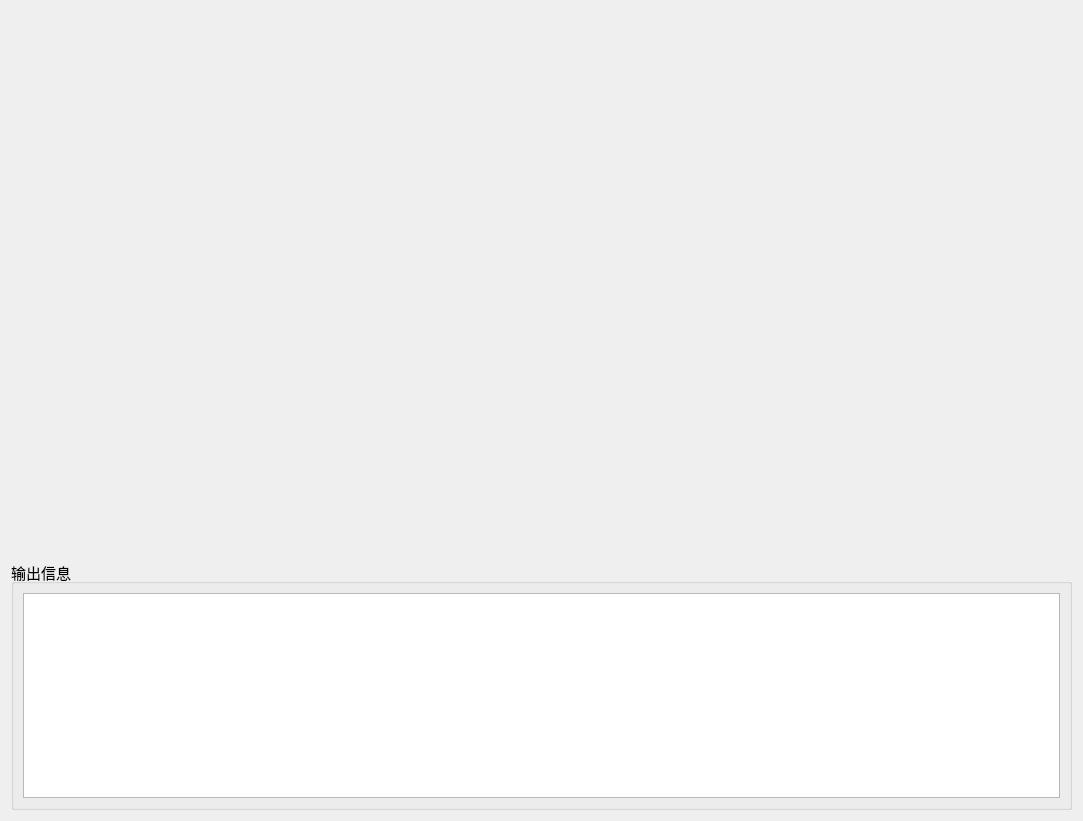
<?xml version="1.0" encoding="UTF-8"?>
<ui version="4.0">
 <class>Home_MainWid</class>
 <widget class="QWidget" name="Home_MainWid">
  <property name="geometry">
   <rect>
    <x>0</x>
    <y>0</y>
    <width>1083</width>
    <height>821</height>
   </rect>
  </property>
  <property name="font">
   <font>
    <pointsize>11</pointsize>
   </font>
  </property>
  <property name="windowTitle">
   <string>Form</string>
  </property>
  <layout class="QGridLayout" name="gridLayout">
   <item row="0" column="0">
    <widget class="QWidget" name="workWid" native="true"/>
   </item>
   <item row="1" column="0">
    <widget class="QGroupBox" name="groupBox">
     <property name="maximumSize">
      <size>
       <width>16777215</width>
       <height>250</height>
      </size>
     </property>
     <property name="title">
      <string>输出信息</string>
     </property>
     <layout class="QGridLayout" name="gridLayout_2">
      <item row="0" column="0">
       <widget class="QPlainTextEdit" name="textEdit">
        <property name="readOnly">
         <bool>true</bool>
        </property>
       </widget>
      </item>
     </layout>
    </widget>
   </item>
  </layout>
 </widget>
 <resources/>
 <connections/>
</ui>
